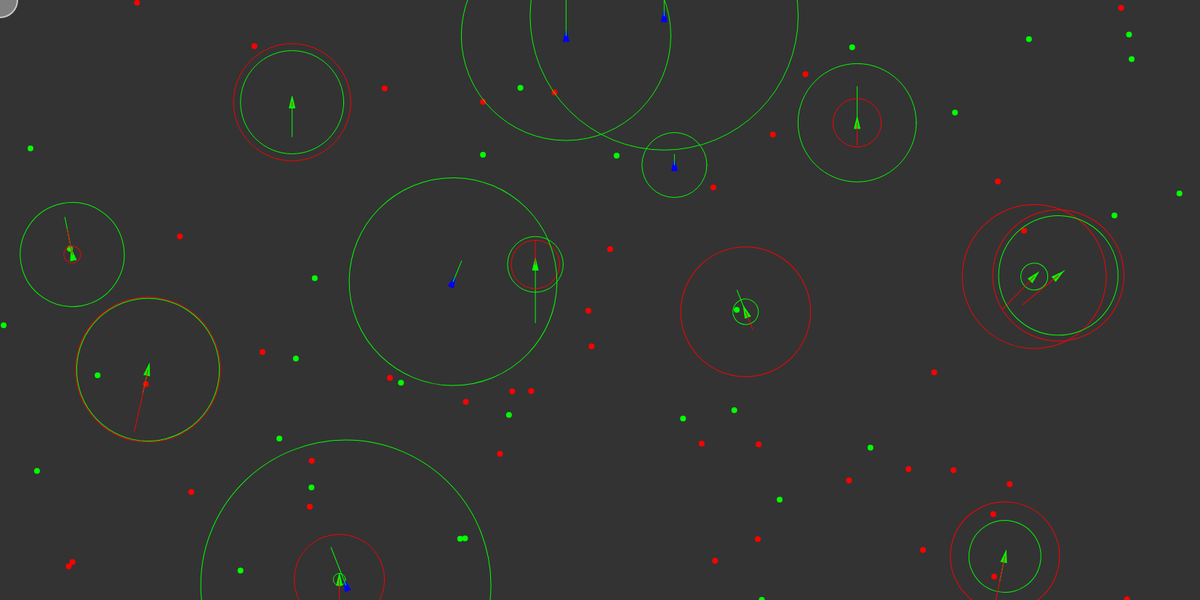
Frame 1 (no input)
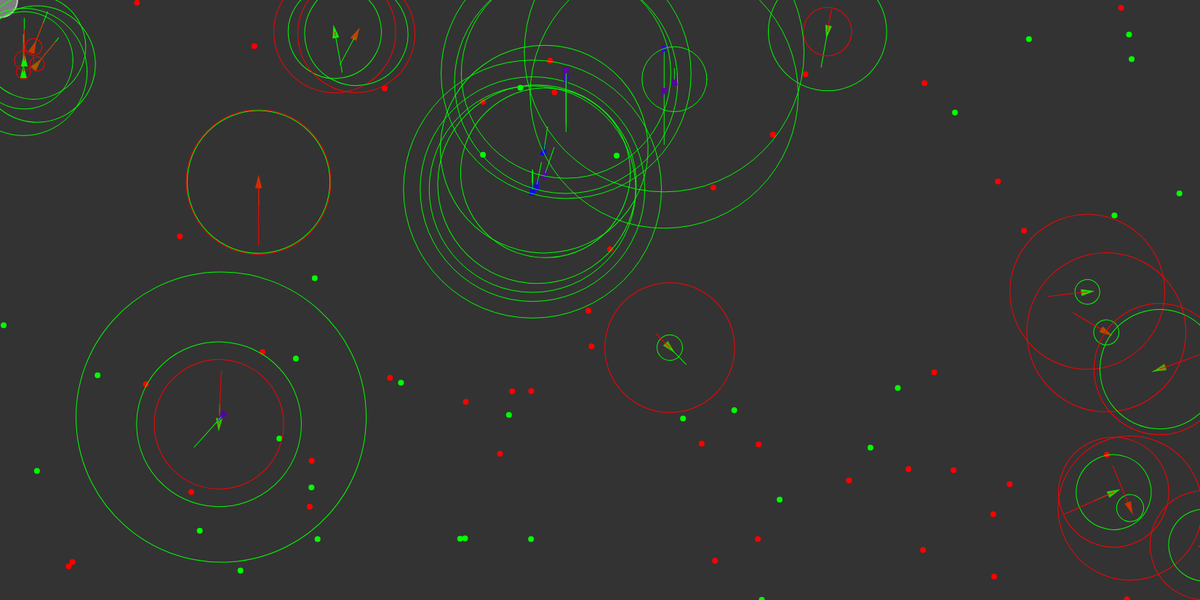
Frame 60 (no input)
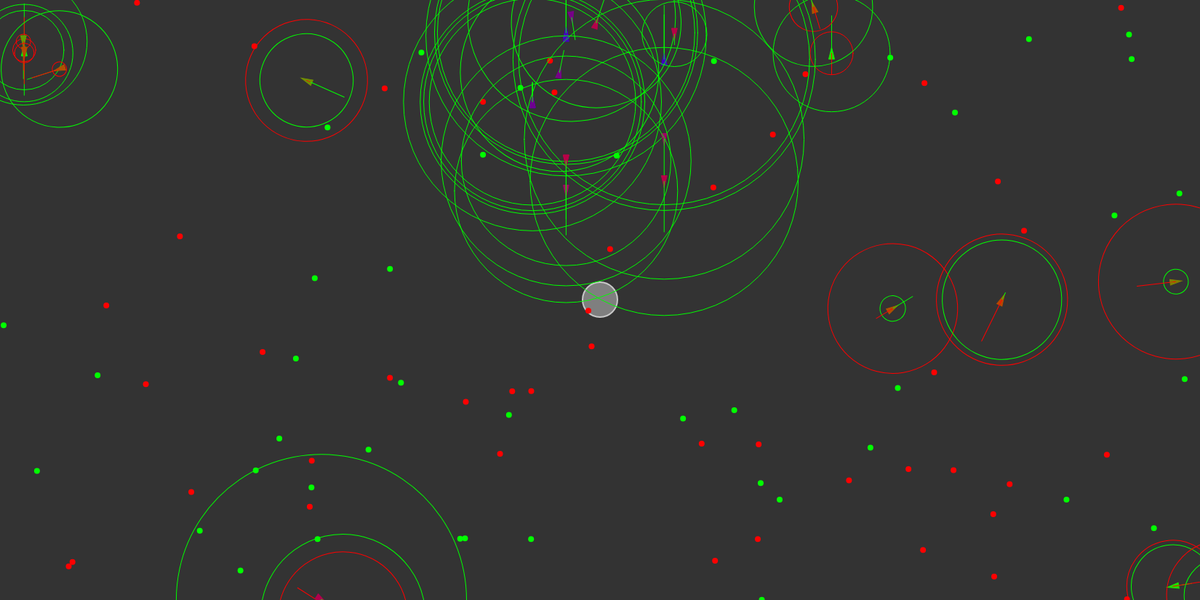
Frame 120 (the mouse pressed at the canvas centre since frame 60)

The p5.js sketch that drew these frames (run headless with seeded random() and noise() and a simulated clock; from frame 60 on, the mouse is pressed at the canvas centre):

// p5.js sketch
// ── sketch.js
// Implements Craig Reynold's autonomous steering behaviors
// One vehicle "seeks"
// See: http://www.red3d.com/cwr/
let v = [];
let p = [];
let food = [];
let poison = [];
let ground = [[]];

function setup() {
  createCanvas(1650, 825);
  for (let i = 0; i < 10; i++){
    let x = random(width);
    let y = random(height);
    v[i] = new Vehicle(x, y);
  }
  for (let i = 0; i < 5; i++){
    let x = random(width);
    let y = random(height);
    p[i] = new Predator(x, y);
  }
  for (let i = 0; i < 30; i++){
    let x = random(width);
    let y = random(height);
    food.push(createVector(x, y));
  }
  for (let i = 0; i < 40; i++){
    let x = random(width);
    let y = random(height);
    poison.push(createVector(x, y));
  }
}

function draw() {
  background(51);

  if (random(1) < 0.15){
    let x = random(width);
    let y = random(height);
    food.push(createVector(x, y));
  }

  if (random(1) < 0.05){
    let x = random(width);
    let y = random(height);
    poison.push(createVector(x, y));
  }

  let mouse = createVector(mouseX, mouseY);

  // Draw an ellipse at the mouse position
  fill(127);
  stroke(200);
  strokeWeight(2);
  ellipse(mouse.x, mouse.y, 48, 48);

  for (let i = 0; i < food.length; i++){
    fill(0,255,0);
    noStroke();
    ellipse(food[i].x, food[i].y, 8, 8);
  }

  for (let i = 0; i < poison.length; i++){
    fill(255,0,0);
    noStroke();
    ellipse(poison[i].x, poison[i].y, 8, 8);
  }

  // Call the appropriate steering behaviors for our agents
  for (let i = v.length-1; i >= 0; i--){
    v[i].boundaries();
    v[i].behaviors(food, poison);
    v[i].update();
    v[i].display();

    let newV = v[i].clone();
    if (newV != null){
      v.push(newV);
    }

    if (v[i].dead()){
      let x = v[i].position.x;
      let y = v[i].position.y;
      food.push(createVector(x, y));
      v.splice(i,1);
    }

  }

  for (let i = p.length-1; i >= 0; i--){
    p[i].boundaries();
    p[i].behaviors(v);
    p[i].update();
    p[i].display();

    let newV = p[i].clone();
    if (newV != null){
      p.push(newV);
    }

    if (p[i].dead()){
      let x = p[i].position.x;
      let y = p[i].position.y;
      food.push(createVector(x, y));
      p.splice(i,1);
      console.log(p.length, "Predators left");
    }

  }

}

// ── grass.js
class Grass{
  constructor(x,y){
    this.position = createVector(x,y);
    this.r = 1;
    this.health = 1;
  }

  update(){
    this.health -= 0.001;
  }

  clone(){
    
  }

  display(){
    let green = color(0,0,255);
    let brown = color(165,42,42);
    let col = lerpColor(rd, gr, this.health)
  }
}

// ── predator.js
class Predator {
 constructor(x, y) {
   this.acceleration = createVector(0, 0);
   this.velocity = createVector(0, -2);
   this.position = createVector(x, y);
   this.r = 4;
   this.maxspeed = random(4,6);
   this.maxforce = 0.5;

   this.health = 1;

   this.dna = [];
   this.dna[0] = random(0, 5);
   //this.dna[0] = 5;
   this.dna[2] = random(40, 200);
   //this.dna[2] = 500;
 }

 // Method to update location
 update() {

   this.health -= 0.006;
   // Update velocity
   this.velocity.add(this.acceleration);
   // Limit speed
   this.velocity.limit(this.maxspeed);
   this.position.add(this.velocity);
   // Reset accelerationelertion to 0 each cycle
   this.acceleration.mult(0);
 }

 behaviors(prey){
   let foodSteer = this.eat(prey, 0.75, this.dna[2]);
   //let poisonSteer =  this.eat(bad, -0.2, this.dna[3]);
   //console.log(foodSteer);
   foodSteer.mult(this.dna[0]);
   //poisonSteer.mult(this.dna[1]);

   this.applyForce(foodSteer);
   //this.applyForce(poisonSteer);
 }

 applyForce(force) {
   // We could add mass here if we want A = F / M
   this.acceleration.add(force);
 }

 clone(){
   if (random(1) < 0.007 && 0.5 < this.health){
     let child = new Predator(this.position.x, this.position.y);
     child.maxspeed = this.maxspeed * random(0.80, 1.2);
     child.dna[0] = this.dna[0] * random(0.80, 1.2);
     //child.dna[1] = this.dna[1] * random(0.80, 1.2);
     child.dna[2] = this.dna[2] * random(0.80, 1.2);
     //child.dna[3] = this.dna[3] * random(0.80, 1.2);
     return child;
     this.health /= 2;
   }
   else{
     return null;
   }
 }

 eat(list, nutrition, perception){
   let record = Infinity;
   let closestIndex = -1;
   for (let i = 0; i < list.length; i++){
     let v1 = createVector(list[i].position.x, list[i].position.y);
     //let d = dist(this.position.x, this.position.y, list[i].position.x, list[i].position.y);
     let d = this.position.dist(v1);
    // console.log(d);
     if (d < record && d < perception){
       record = d;
       closestIndex = i;

     }
   }

   if (record < 5){
     list.splice(closestIndex, 1);
     console.log("eaten", list.length, "vehicles left");
     this.health += nutrition;
     if (this.health > 1){
       this.health = 1;
     }
   }
   else if (closestIndex > -1){
     return this.seek(list[closestIndex]);
   }

     return createVector(0, 0);

 }

 // A method that calculates a steering force towards a target
 // STEER = DESIRED MINUS VELOCITY
 seek(target) {

   let prey = createVector(target.position.x, target.position.y)
   let desired = p5.Vector.sub(prey, this.position); // A vector pointing from the location to the target

   // Scale to maximum speed
   desired.setMag(this.maxspeed);

   // Steering = Desired minus velocity
   let steer = p5.Vector.sub(desired, this.velocity);
   steer.limit(this.maxforce); // Limit to maximum steering force

   return steer;
 }

 dead(){
   return (this.health < 0);
 }

 display() {
   // Draw a triangle rotated in the direction of velocity
   let theta = this.velocity.heading() + PI / 2;

   let gr = color(0,0,255);
   let rd = color(255,0,0);

   let col = lerpColor(rd, gr, this.health);

   fill(col);
   stroke(col);
   strokeWeight(1);
   push();
   translate(this.position.x, this.position.y);
   rotate(theta);
   beginShape();
   vertex(0, -this.r * 2);
   vertex(-this.r, this.r * 2);
   vertex(this.r, this.r * 2);
   endShape(CLOSE);

   stroke(0, 255, 0);
   noFill();
   line(0,0,0, this.dna[0] * -20);
   ellipse(0, 0, this.dna[2] * 2)
   stroke(255, 0, 0);
   noFill();
   //line(0,0,0, this.dna[1] * -20);
  //ellipse(0,0,this.dna[3] * 2);


   pop();
 }

 boundaries() {

   let d = 25;
   let desired = null;

   if (this.position.x < d) {
     desired = createVector(this.maxspeed, this.velocity.y);
   } else if (this.position.x > width - d) {
     desired = createVector(-this.maxspeed, this.velocity.y);
   }

   if (this.position.y < d) {
     desired = createVector(this.velocity.x, this.maxspeed);
   } else if (this.position.y > height - d) {
     desired = createVector(this.velocity.x, -this.maxspeed);
   }

   if (desired !== null) {
     desired.normalize();
     desired.mult(this.maxspeed);
     let steer = p5.Vector.sub(desired, this.velocity);
     steer.limit(this.maxforce);
     this.applyForce(steer);
   }
 }

}

// ── vehicle.js
// The "Vehicle" class

 class Vehicle {
  constructor(x, y) {
    this.acceleration = createVector(0, 0);
    this.velocity = createVector(0, -2);
    this.position = createVector(x, y);
    this.r = 4;
    this.maxspeed = 6;
    this.maxforce = 0.5;

    this.health = 1;

    this.dna = [];
    this.dna[0] = random(-5, 5);
    this.dna[1] = random(-5, 5);
    this.dna[2] = random(5, 100);
    this.dna[3] = random(5, 100);
  }

  // Method to update location
  update() {

    this.health -= 0.006;
    // Update velocity
    this.velocity.add(this.acceleration);
    // Limit speed
    this.velocity.limit(this.maxspeed);
    this.position.add(this.velocity);
    // Reset accelerationelertion to 0 each cycle
    this.acceleration.mult(0);
  }

  behaviors(good, bad){
    let foodSteer = this.eat(good, 0.3, this.dna[2]);
    let poisonSteer =  this.eat(bad, -0.4, this.dna[3]);

    foodSteer.mult(this.dna[0]);
    poisonSteer.mult(this.dna[1]);

    this.applyForce(foodSteer);
    this.applyForce(poisonSteer);
  }

  applyForce(force) {
    // We could add mass here if we want A = F / M
    this.acceleration.add(force);
  }

  clone(){
    if (random(1) < 0.008 && 0.5 < this.health){
      let child = new Vehicle(this.position.x, this.position.y);
      child.dna[0] = this.dna[0] * random(0.80, 1.2);
      child.dna[1] = this.dna[1] * random(0.80, 1.2);
      child.dna[2] = this.dna[2] * random(0.80, 1.2);
      child.dna[3] = this.dna[3] * random(0.80, 1.2);
      this.health /= 2;
      return child;
    }
    else{
      return null;
    }
  }

  eat(list, nutrition, perception){
    let record = Infinity;
    let closestIndex = -1;
    for (let i = 0; i < list.length; i++){
      //let d = dist(this.position.x, this.position.y, list[i].x, list[i].y);
      let d = this.position.dist(list[i]);
      if (d < record && d < perception){
        record = d;
        closestIndex = i;
      }
    }

    if (record < 5){
      list.splice(closestIndex, 1);
      this.health += nutrition;
      if (this.health > 1){
        this.health = 1;
      }
    }
    else if (closestIndex > -1){
      return this.seek(list[closestIndex]);
    }

      return createVector(0, 0);

  }

  // A method that calculates a steering force towards a target
  // STEER = DESIRED MINUS VELOCITY
  seek(target) {

    var desired = p5.Vector.sub(target, this.position); // A vector pointing from the location to the target

    // Scale to maximum speed
    desired.setMag(this.maxspeed);

    // Steering = Desired minus velocity
    var steer = p5.Vector.sub(desired, this.velocity);
    steer.limit(this.maxforce); // Limit to maximum steering force

    return steer;
  }

  dead(){
    return (this.health < 0);
  }

  display() {
    // Draw a triangle rotated in the direction of velocity
    let theta = this.velocity.heading() + PI / 2;

    let gr = color(0,255,0);
    let rd = color(255,0,0);

    let col = lerpColor(rd, gr, this.health);

    fill(col);
    stroke(col);
    strokeWeight(1);
    push();
    translate(this.position.x, this.position.y);
    rotate(theta);
    beginShape();
    vertex(0, -this.r * 2);
    vertex(-this.r, this.r * 2);
    vertex(this.r, this.r * 2);
    endShape(CLOSE);

    stroke(0, 255, 0);
    noFill();
    line(0,0,0, this.dna[0] * -20);
    ellipse(0, 0, this.dna[2] * 2)
    stroke(255, 0, 0);
    noFill();
    line(0,0,0, this.dna[1] * -20);
    ellipse(0,0,this.dna[3] * 2);


    pop();
  }

  boundaries() {

    let d = 25;
    let desired = null;

    if (this.position.x < d) {
      desired = createVector(this.maxspeed, this.velocity.y);
    } else if (this.position.x > width - d) {
      desired = createVector(-this.maxspeed, this.velocity.y);
    }

    if (this.position.y < d) {
      desired = createVector(this.velocity.x, this.maxspeed);
    } else if (this.position.y > height - d) {
      desired = createVector(this.velocity.x, -this.maxspeed);
    }

    if (desired !== null) {
      desired.normalize();
      desired.mult(this.maxspeed);
      let steer = p5.Vector.sub(desired, this.velocity);
      steer.limit(this.maxforce);
      this.applyForce(steer);
    }
  }

}
